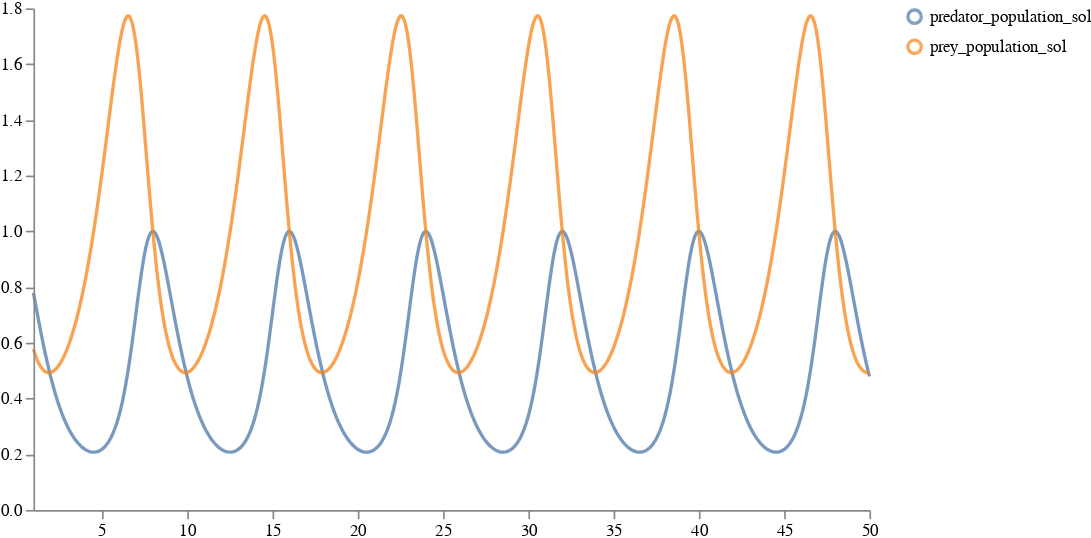

The code cell stored with this chart in its notebook:
### Code cell
deterministic_lotka_volterra_trajectory_df = convert_to_output_format(deterministic_lotka_volterra_trajectory, tspan, nice=True)
schema = plots.trajectories(deterministic_lotka_volterra_trajectory_df)
plots.ipy_display(schema)

### Figure 1 — Vega specification as saved in the notebook (floating-point values rounded to 4 significant figures; data arrays with more than 128 entries replaced by an {"elided": "..."} marker saying what was removed)
{"$schema": "https://vega.github.io/schema/vega/v5.json", "axes": [{"name": "x_axis", "orient": "bottom", "scale": "xscale", "zindex": 100}, {"name": "y_axis", "orient": "left", "scale": "yscale", "zindex": 100}], "data": [{"name": "distributions", "values": {"elided": "1000 records"}}, {"name": "traces", "transform": [{"expr": "isValid(datum.value)", "type": "filter"}], "values": []}, {"name": "points", "values": []}, {"name": "markers", "values": []}, {"name": "selected", "on": [{"remove": true, "trigger": "clear"}, {"remove": true, "trigger": "!shift"}, {"insert": "clicked", "trigger": "!shift && clicked"}, {"toggle": "clicked", "trigger": "shift && clicked"}]}], "height": 300, "legends": [{"encode": {"labels": {"interactive": true, "name": "legendLabel", "update": {"opacity": [{"test": "!length(data('selected')) || indata('selected', 'value', datum.value)", "value": 1}, {"value": 0.25}]}}, "symbols": {"interactive": true, "name": "legendSymbol", "update": {"fill": {"value": "transparent"}, "opacity": [{"test": "!length(data('selected')) || indata('selected', 'value', datum.value)", "value": 0.7}, {"value": 0.15}], "size": {"value": 64}, "strokeWidth": {"value": 2}}}}, "name": "color_legend", "stroke": "color"}], "marks": [{"from": {"facet": {"data": "points", "groupby": "trajectory", "name": "points_split"}}, "marks": [{"encode": {"hover": {"fillOpacity": {"value": 0.9}}, "update": {"fill": {"field": "trajectory", "scale": "color"}, "fillOpacity": [{"test": "!length(data('selected')) || indata('selected', 'value', datum.trajectory)", "value": 0.5}, {"value": 0.15}], "size": {"value": 10}, "stroke": {"field": "trajectory", "scale": "color"}, "strokeOpacity": [{"test": "!length(data('selected')) || indata('selected', 'value', datum.trajectory)", "value": 0.75}, {"value": 0.15}], "strokeWidth": {"value": 2}, "tooltip": {"field": "value"}, "x": {"field": "timepoint", "scale": "xscale"}, "y": {"field": "value", "scale": "yscale"}}}, "from": {"data": "points"}, "name": "_points_symbol", "type": "symbol", "zindex": 3}, {"encode": {"hover": {"fillOpacity": {"value": 0.9}}, "update": {"interpolate": {"value": "linear"}, "stroke": {"field": "trajectory", "scale": "color"}, "strokeOpacity": [{"test": "!length(data('selected')) || indata('selected', 'value', datum.trajectory)", "value": 0.3}, {"value": 0.1}], "strokeWidth": {"value": 2}, "x": {"field": "timepoint", "scale": "xscale"}, "y": {"field": "value", "scale": "yscale"}}}, "from": {"data": "points"}, "name": "_points_line", "type": "line", "zindex": 3}], "name": "_points", "type": "group", "zindex": 3}, {"from": {"facet": {"data": "traces", "groupby": "trajectory", "name": "traces_split"}}, "marks": [{"encode": {"hover": {"fillOpacity": {"value": 0.9}}, "update": {"interpolate": {"value": "linear"}, "stroke": {"field": "trajectory", "scale": "color"}, "strokeOpacity": [{"test": "!length(data('selected')) || indata('selected', 'value', datum.trajectory)", "value": 0.75}, {"value": 0.15}], "strokeWidth": {"value": 2}, "x": {"field": "timepoint", "scale": "xscale"}, "y": {"field": "value", "scale": "yscale"}}}, "from": {"data": "traces_split"}, "name": "_traces_lines", "type": "line"}], "name": "_traces", "type": "group", "zindex": 2}, {"from": {"facet": {"data": "distributions", "groupby": "trajectory", "name": "trajectory_split"}}, "marks": [{"encode": {"hover": {"fillOpacity": {"value": 0.9}}, "update": {"fill": {"field": "trajectory", "scale": "color"}, "fillOpacity": [{"test": "!length(data('selected')) || indata('selected', 'value', datum.trajectory)", "value": 0.5}, {"value": 0.15}], "interpolate": {"value": "linear"}, "stroke": {"field": "trajectory", "scale": "color"}, "strokeOpacity": [{"test": "!length(data('selected')) || indata('selected', 'value', datum.trajectory)", "value": 0.75}, {"value": 0.15}], "strokeWidth": {"value": 2}, "x": {"field": "timepoint", "scale": "xscale"}, "y": {"field": "upper", "scale": "yscale"}, "y2": {"field": "lower", "scale": "yscale"}}}, "from": {"data": "trajectory_split"}, "type": "area"}], "name": "_distributions", "type": "group", "zindex": 1}, {"marks": [{"encode": {"enter": {"stroke": {"value": "lightgray"}}, "update": {"opacity": {"value": 1}, "x": {"field": "timepoint", "scale": "xscale"}, "y": {"signal": "height"}, "y2": {"value": 0}}}, "from": {"data": "markers"}, "name": "_marker text", "type": "rule"}, {"encode": {"enter": {"fontSize": {"value": 8}, "text": {"field": "datum.label"}, "y": {"value": 0}}}, "from": {"data": "_marker text"}, "name": "_marker flags", "transform": [{"as": ["x", "_y", "opacity", "align", "baseline"], "lineAnchor": "start", "offset": [1], "size": {"signal": "[width, height]"}, "type": "label"}], "type": "text"}], "name": "_markers", "type": "group"}], "scales": [{"domain": {"fields": [{"data": "distributions", "field": "timepoint"}, {"data": "traces", "field": "timepoint"}, {"data": "points", "field": "timepoint"}, {"data": "markers", "field": "timepoint"}]}, "name": "xscale", "range": "width", "type": "linear", "zero": false}, {"domain": {"fields": [{"data": "distributions", "field": "lower"}, {"data": "distributions", "field": "upper"}, {"data": "traces", "field": "value"}, {"data": "points", "field": "value"}]}, "name": "yscale", "nice": true, "range": "height", "type": "linear", "zero": true}, {"domain": {"fields": [{"data": "distributions", "field": "trajectory"}, {"data": "traces", "field": "trajectory"}, {"data": "points", "field": "trajectory"}]}, "name": "color", "range": "category", "type": "ordinal"}], "signals": [{"name": "clear", "on": [{"events": "mouseup[!event.item]", "force": true, "update": "true"}], "value": true}, {"name": "shift", "on": [{"events": "@legendSymbol:click, @legendLabel:click", "force": true, "update": "event.shiftKey"}], "value": false}, {"name": "clicked", "on": [{"events": "@legendSymbol:click, @legendLabel:click", "force": true, "update": "{value: datum.value}"}], "value": null}], "width": 500}
